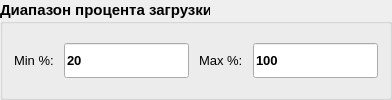
             <widget class="QGroupBox" name="loadingRangeGroup">
              <property name="font">
               <font>
                <pointsize>11</pointsize>
                <weight>75</weight>
                <bold>true</bold>
               </font>
              </property>
              <property name="title">
               <string>Диапазон процента загрузки</string>
              </property>
              <layout class="QVBoxLayout" name="verticalLayout_loading_range">
               <property name="spacing">
                <number>10</number>
               </property>
               <item>
                <layout class="QHBoxLayout" name="horizontalLayout_loading_range">
                 <property name="spacing">
                  <number>10</number>
                 </property>
                 <item>
                  <widget class="QLabel" name="label_5">
                   <property name="font">
                    <font>
                     <pointsize>10</pointsize>
                     <weight>50</weight>
                     <bold>false</bold>
                    </font>
                   </property>
                   <property name="text">
                    <string>Min %:</string>
                   </property>
                  </widget>
                 </item>
                 <item>
                  <widget class="QLineEdit" name="min_lebel_loading_range">
                   <property name="minimumSize">
                    <size>
                     <width>0</width>
                     <height>35</height>
                    </size>
                   </property>
                   <property name="font">
                    <font>
                     <pointsize>10</pointsize>
                    </font>
                   </property>
                   <property name="text">
                    <string>20</string>
                   </property>
                  </widget>
                 </item>
                 <item>
                  <widget class="QLabel" name="label_6">
                   <property name="font">
                    <font>
                     <pointsize>10</pointsize>
                     <weight>50</weight>
                     <bold>false</bold>
                    </font>
                   </property>
                   <property name="text">
                    <string>Max %:</string>
                   </property>
                  </widget>
                 </item>
                 <item>
                  <widget class="QLineEdit" name="max_lebel_loading_range">
                   <property name="minimumSize">
                    <size>
                     <width>0</width>
                     <height>35</height>
                    </size>
                   </property>
                   <property name="font">
                    <font>
                     <pointsize>10</pointsize>
                    </font>
                   </property>
                   <property name="text">
                    <string>100</string>
                   </property>
                  </widget>
                 </item>
                </layout>
               </item>
              </layout>
             </widget>
